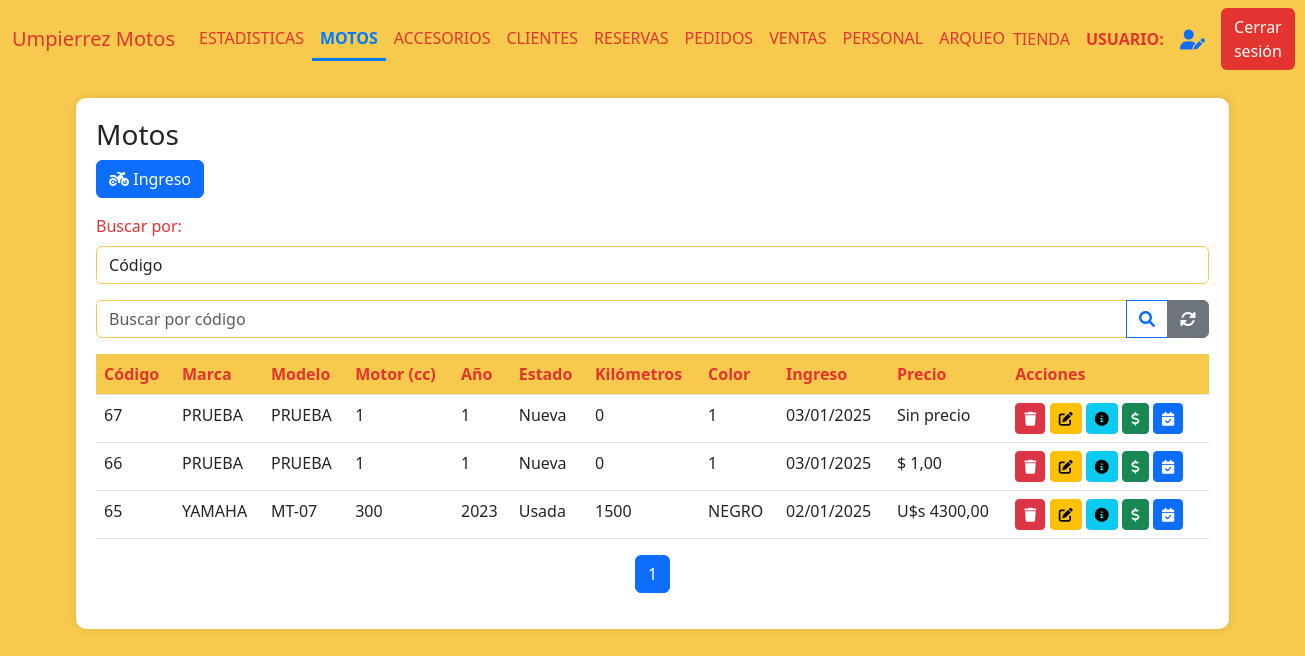
The page /motos (signed in) on the database as committed earlier.
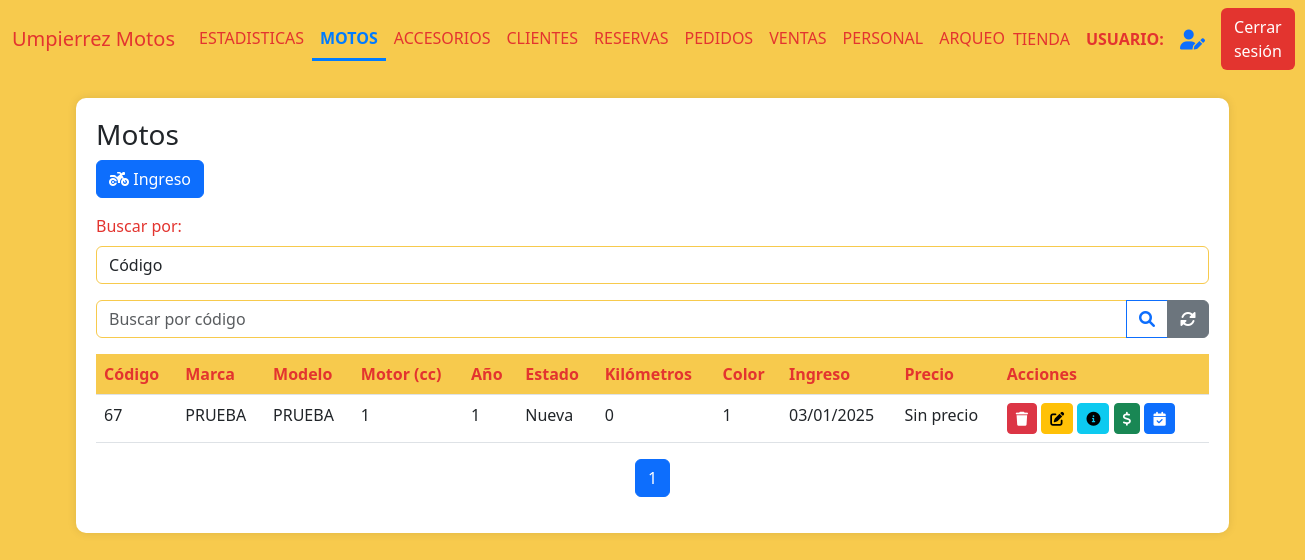
The same page on the database as committed later.
### AppUM/models.py (models this page shows)
class Moto(models.Model):
    marca = models.CharField(max_length=20)
    modelo = models.CharField(max_length=20)
    anio = models.IntegerField()
    motor = models.IntegerField()
    estado = models.CharField(max_length=10)
    kilometros = models.IntegerField()
    precio = models.DecimalField(max_digits=10, decimal_places=2)
    color = models.CharField(max_length=20)
    num_motor = models.CharField(max_length=40, unique=True)
    num_chasis = models.CharField(max_length=40, unique=True)
    num_cilindros = models.IntegerField(default=1)
    cantidad_pasajeros = models.IntegerField(default=2)
    foto = models.ImageField(null=True, blank=True, upload_to="motos/fotos/")
    pertenece_tienda = models.BooleanField()
    pertenece_taller = models.BooleanField()
    identificacion_pdf = models.FileField(upload_to='motos/pdfs/', null=True, blank=True)
    observaciones = models.TextField(null=True, blank=True)
    fecha_ingreso = models.DateTimeField(auto_now_add=True)
    moneda_precio = models.CharField(max_length=10,default=True,null=True)
    tipo = models.CharField(max_length=20,blank=True)
    precio_final = models.DecimalField(max_digits=10, decimal_places=2,default=0)
    contiene_num_motor = models.BooleanField(default=1)
    contiene_num_chasis = models.BooleanField(default=1)

### AppUM/decorators.py (the view)
    def _wrapped_view(request, *args, **kwargs):
        user = request.user
        if user.is_authenticated:
            usuario_consulta = Personal.objects.filter(usuario=user.username).first()
            if usuario_consulta:
                if Administrativo.objects.filter(personal_ptr_id=usuario_consulta.id,activo=1).exists():
                    return view_func(request, *args, **kwargs)
                else:
                    raise PermissionDenied
            else:
                return view_func(request, *args, **kwargs)
        else:
            return redirect('Login')  # Redirigir al login si no está autenticado

### AppUM/functions.py (called while the page is built)
def funcion_paginas_varias(req,instancia_model):
    paginator = Paginator(instancia_model, 5)  # 5 motos por página
    page_number = req.GET.get('page')  # Obtiene el número de página desde la URL
    page_obj = paginator.get_page(page_number)
    return page_obj

### AppUM/views.py (called while the page is built)
@admin_required
def vista_inventario_motos(req):
    motos = Moto.objects.filter(pertenece_tienda=1).order_by('-fecha_ingreso')
    logo_um = Logos.objects.get(id=1)
    page_obj = funcion_paginas_varias(req,motos)
    return render(req,"perfil_administrativo/motos/motos.html",{'page_obj': page_obj,"motos":motos,"logo_um":logo_um.logo_UM.url if logo_um.logo_UM else None,"active_page": 'Motos'})

### AppUM/templates/perfil_administrativo/motos/motos.html (shortened to what the changed rows need)
{% extends "perfil_administrativo/padre_perfil_administrativo.html" %}
{% load static %}
{% block contenidoQueCambia %}
<link href="https://cdnjs.cloudflare.com/ajax/libs/font-awesome/6.0.0/css/all.min.css" rel="stylesheet">
<link href="https://cdn.jsdelivr.net/npm/bootstrap-icons@1.10.0/font/bootstrap-icons.css" rel="stylesheet">
<div class="table-container" id="inventarios">
    <table class="table">
        <thead>
            <tr>
                <th>Código</th>
                <th>Marca</th>
                <th>Modelo</th>
                <th>Motor (cc)</th>
                <th>Año</th>
                <th>Estado</th>
                <th>Kilómetros</th>
                <th>Color</th>
                <th>Ingreso</th>
                <th>Precio</th>
                <th>Acciones</th>
            </tr>
        </thead>
        <tbody>
            {% if page_obj %}
                {% for moto in page_obj %}
                <tr>
                    <td>{{ moto.id }}</td>
                    <td>{{ moto.marca }}</td>
                    <td>{{ moto.modelo }}</td>
                    <td>{{ moto.motor }}</td>
                    <td>{{ moto.anio }}</td>
                    <td>{{ moto.estado }}</td>
                    <td>{{ moto.kilometros }}</td>
                    <td>{{ moto.color }}</td>
                    <td>{{ moto.fecha_ingreso|date:"d/m/Y" }}</td>
                    <td>
                        {% if moto.precio > 0 %}
                        {% if moto.moneda_precio == "Pesos" %} $ {{ moto.precio }} {% else %} U$s {{ moto.precio }} {% endif %}
                        {% else %}
                        Sin precio
                        {% endif %}
                    </td>
                    <td>
                        <a href="{% url 'MotoBaja' moto.id %}"><button class="btn btn-sm btn-danger"><i class="fas fa-trash"></i></button></a>
                        <a href="{% url 'MotoModificacion' moto.id %}"><button class="btn btn-sm btn-warning"><i class="fas fa-edit"></i></button></a>
                        <a href="{% url 'MotoDetalles' moto.id %}"><button class="btn btn-sm btn-info"><i class="fas fa-info-circle"></i></button></a>
                        <a href="{% url 'MotoVentaForm' moto.id %}"><button class="btn btn-sm btn-success"><i class="fas fa-dollar-sign"></i></button></a>
                        <a href="{% url 'MotoReservaForm' moto.id %}"><button class="btn btn-sm btn-primary"><i class="fas fa-calendar-check"></i></button></a>
                    </td>
                </tr>
                {% endfor %}
            {% else %}
                <tr>
                    <td colspan="9" class="text-center text-muted">
                        No hay registros de motos disponibles.
                    </td>
                </tr>
            {% endif %}
        </tbody>
    </table>
    <nav aria-label="Page navigation">
        <ul class="pagination justify-content-center">
            {% for num in page_obj.paginator.page_range %}
            <li class="page-item {% if page_obj.number == num %}active{% endif %}">
                <a class="page-link" href="?page={{ num }}">{{ num }}</a>
            </li>
            {% endfor %}
        </ul>
    </nav>
</div>
{% endblock %}

Rows that differ between the two databases and show on the page:
no longer on this page (row edited): Moto: id "66", marca "PRUEBA", modelo "PRUEBA", motor "1", anio "1", estado "Nueva", kilometros "0", color "1", fecha_ingreso "03/01/2025", precio "1,00"
no longer on this page (row edited): Moto: id "65", marca "YAMAHA", modelo "MT-07", motor "300", anio "2023", estado "Usada", kilometros "1500", color "NEGRO", fecha_ingreso "02/01/2025", precio "4300,00"
